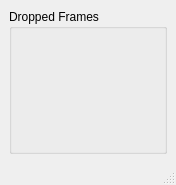
<?xml version="1.0" encoding="UTF-8"?>
<ui version="4.0">
 <class>PerformanceMonitorWidget</class>
 <widget class="QMainWindow" name="PerformanceMonitorWidget">
  <property name="geometry">
   <rect>
    <x>0</x>
    <y>0</y>
    <width>176</width>
    <height>185</height>
   </rect>
  </property>
  <property name="windowTitle">
   <string>MainWindow</string>
  </property>
  <widget class="QWidget" name="centralwidget">
   <layout class="QGridLayout" name="gridLayout">
    <item row="0" column="0">
     <widget class="QGroupBox" name="droppedFramesBox">
      <property name="title">
       <string>Dropped Frames</string>
      </property>
     </widget>
    </item>
   </layout>
  </widget>
  <widget class="QMenuBar" name="menubar">
   <property name="geometry">
    <rect>
     <x>0</x>
     <y>0</y>
     <width>176</width>
     <height>20</height>
    </rect>
   </property>
  </widget>
  <widget class="QStatusBar" name="statusbar"/>
 </widget>
 <resources/>
 <connections/>
</ui>
